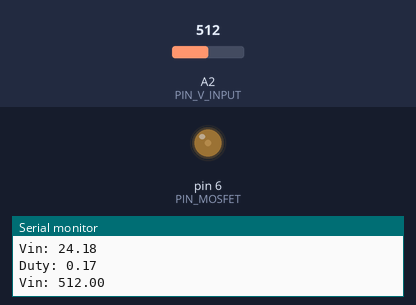
The program below on a simulated Arduino Mega 2560, built with avr-gcc and run on an emulated ATmega2560. Parts: output pins drawn as LEDs (lit = HIGH), the last lines printed to the serial monitor. The inputs (shaded band) are chosen by the test bench; at power-on: A2 (PIN_V_INPUT) = 512.

Above: at 1.2 s.
1.3 s: A2 (PIN_V_INPUT) set to 122
At 2.4 s:
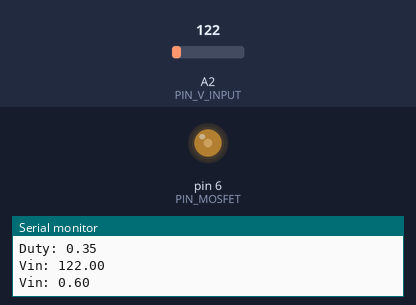
2.8 s: A2 (PIN_V_INPUT) set to 23
At 4.1 s:
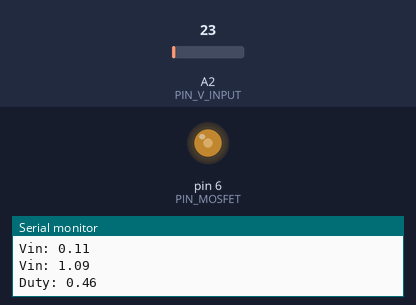
5.8 s: A2 (PIN_V_INPUT) set to 19
At 6.7 s:
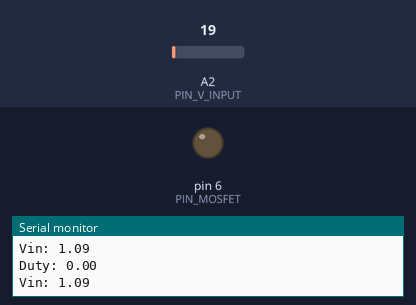
7.3 s: A2 (PIN_V_INPUT) set to 511
At 7.8 s:
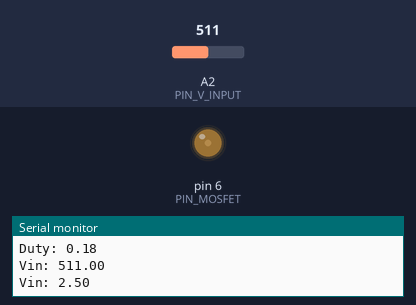
8.8 s: A2 (PIN_V_INPUT) set to 10
At 9.1 s:
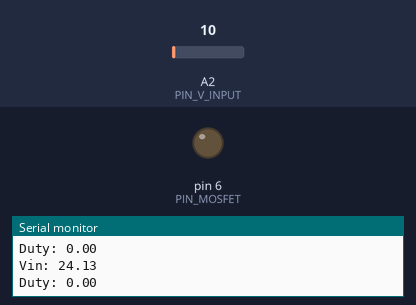
Timing chart, 0 to 11.3 s (numbered marks = the images above; inputs shaded):
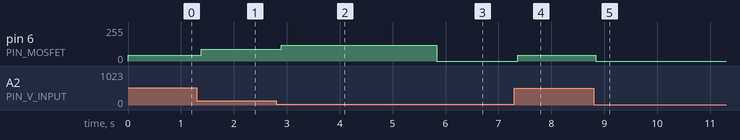

Measured:
- the behaviour switches between 21 and 20 on A2 (PIN_V_INPUT) (found by bisection; images 2 and 3)
- after the input at 1.3 s, pin 6 (PIN_MOSFET): 44/255 → 88/255 after 0.08 s
- after the input at 2.8 s, pin 6 (PIN_MOSFET): 88/255 → 117/255 after 0.09 s
- after the input at 5.8 s, pin 6 (PIN_MOSFET): 117/255 → 0/255 at once
- after the input at 7.3 s, pin 6 (PIN_MOSFET): 0/255 → 44/255 after 0.07 s
- after the input at 8.8 s, pin 6 (PIN_MOSFET): 44/255 → 0/255 at once

The program:

main.cpp
```cpp
#include <Arduino.h>
#include <PID_v1.h>

#define PIN_V_OUTPUT A1
#define PIN_I_OUTPUT A2

#define PIN_V_INPUT A2
#define PIN_I_INPUT A4

#define PIN_T_INPUT A5

#define PIN_MOSFET 6

//#define PRINT // definition pour allow les print comment out to dont output to the com port

#define PRINTTEST
//function prototype
float calculTemp(int16_t sensorValue);
void TempCheck(void);
void EficiencyCheck(uint16_t Vin, uint16_t Iin, uint16_t Vout, uint16_t Iout);
//Define Variables we'll be connecting to
double SetpointV = map(1.6 ,0,5,0,1023 ), InputV, OutputV; // 511 = 1023/2 car a 12v on a 2.5V soit Vref/2
double Vin, Vout = map(1.6 ,0,5,0,1023 ), Vd = map(1 ,0,5,0,1023 ) ;
float VinV;
float Duty;
float DutyMAX = 0.59;
//double SetpointI, InputI, OutputI; //TODO setpoint current a determiner

//Specify the links and initial tuning parameters
double VKp=0.2, VKi=0.01 , VKd=0.00009; // TODO connst a determiner
//double IKp=2, IKi=5, IKd=1;
PID VPID(&InputV, &OutputV, &SetpointV, VKp, VKi, VKd, DIRECT);
//PID IPID(&InputI, &OutputI, &SetpointI, IKp, IKi, IKd, DIRECT);

void setup()
{
  Serial.begin(9600);
  //pinMode(13, OUTPUT); //led
  //digitalWrite(13, 0);
  //initialize the variables we're linked to
  InputV = analogRead(PIN_V_INPUT);
  //InputI = analogRead(PIN_I_INPUT);
  pinMode(PIN_MOSFET, OUTPUT);
 #ifdef PRINT
  Serial.print("\tSetpoint ");
  Serial.println(SetpointV);
  #endif

  //turn the PID on
  VPID.SetOutputLimits(0, 70); // set the max pwm at 72% so not to burn some mosfet again!
  VPID.SetMode(AUTOMATIC);
  //IPID.SetMode(AUTOMATIC);
  //OutputV = 51;
  //analogWrite(PIN_MOSFET, OutputV);
}

void loop()
{
  //TempCheck();
  // Reg Tension
  Vin = analogRead(PIN_V_INPUT);
  if (Vin > 20)
  {
    Serial.print("Vin: ");
    Serial.println(Vin);
    VinV = (Vin*5)/1023;
    Serial.print("Vin: ");
    Serial.println(VinV);
    VinV = VinV/0.1035;

    Duty = ((13)/(VinV + 13))/2;
    if (Duty > DutyMAX)
    {
      Duty = DutyMAX;
    }
  }
  else
  {
    Duty = 0;
  }
  #ifdef PRINTTEST
  Serial.print("Vin: ");
  Serial.println(VinV);
  Serial.print("Duty: ");
  Serial.println(Duty);


  #endif

  analogWrite(PIN_MOSFET, (Duty*255));

  //InputV = analogRead(PIN_V_OUTPUT);
  #ifdef PRINT
  Serial.print("\tV: ");
  Serial.println(InputV);
  #endif
  //VPID.Compute();
  //analogWrite(PIN_MOSFET, OutputV);
  #ifdef PRINT
  Serial.print("\tPWM: ");
  Serial.println(OutputV);
  #endif
}

float calculTemp(int16_t sensorValue)
{
  float tensionArduino = (sensorValue * 5.0)/1023.0;


  float diviseurTension = tensionArduino/2.0;

  float R2 = ((diviseurTension/5.0)*1500.0)/(1.0-diviseurTension/5.0);
  #ifdef PRINT
  Serial.print("R2: ");
  Serial.print(R2);
  #endif
  float temp = 0.0;
  temp =  -25.87*log(R2)+225.57;
  #ifdef PRINT
  Serial.print("\tTemp: ");
  Serial.println(temp);
  #endif
  //delay(100);
  return temp;
}

void TempCheck(void)
{
  if(calculTemp(analogRead(PIN_I_INPUT))>40.0)
  {
    analogWrite(PIN_MOSFET, 0); // power off the mosfet
    digitalWrite(13, 0); // led on to indicate temp fault
    while(1)
    {

    }
  }
}

void EficiencyCheck(uint16_t Vin, uint16_t Iin, uint16_t Vout, uint16_t Iout)
{
  uint32_t Pin  = Vin*Iin;
  uint32_t Pout = Vout*Iout;

  float Eff = Pout/(Pin+Pout);

  #ifdef PRINT
  Serial.print("\tEfficency: ");
  Serial.println(Eff);
  #endif
}
```
